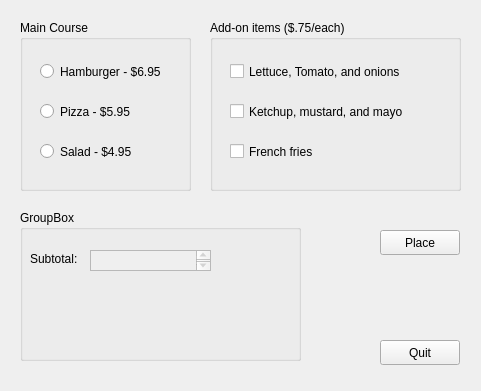
<?xml version="1.0" encoding="UTF-8"?>
<ui version="4.0">
 <class>ProcessLunchOrders</class>
 <widget class="QWidget" name="ProcessLunchOrders">
  <property name="geometry">
   <rect>
    <x>0</x>
    <y>0</y>
    <width>481</width>
    <height>391</height>
   </rect>
  </property>
  <property name="windowTitle">
   <string>ProcessLunchOrders</string>
  </property>
  <widget class="QGroupBox" name="mainCourseBox">
   <property name="geometry">
    <rect>
     <x>20</x>
     <y>20</y>
     <width>171</width>
     <height>171</height>
    </rect>
   </property>
   <property name="title">
    <string>Main Course</string>
   </property>
   <widget class="QRadioButton" name="hamburgerButton">
    <property name="geometry">
     <rect>
      <x>20</x>
      <y>40</y>
      <width>131</width>
      <height>23</height>
     </rect>
    </property>
    <property name="text">
     <string>Hamburger - $6.95</string>
    </property>
   </widget>
   <widget class="QRadioButton" name="pizzaButton">
    <property name="geometry">
     <rect>
      <x>20</x>
      <y>80</y>
      <width>131</width>
      <height>23</height>
     </rect>
    </property>
    <property name="text">
     <string>Pizza - $5.95</string>
    </property>
   </widget>
   <widget class="QRadioButton" name="saladButton">
    <property name="geometry">
     <rect>
      <x>20</x>
      <y>120</y>
      <width>131</width>
      <height>23</height>
     </rect>
    </property>
    <property name="text">
     <string>Salad - $4.95</string>
    </property>
   </widget>
  </widget>
  <widget class="QGroupBox" name="groupBox_2">
   <property name="geometry">
    <rect>
     <x>210</x>
     <y>20</y>
     <width>251</width>
     <height>171</height>
    </rect>
   </property>
   <property name="title">
    <string>Add-on items ($.75/each)</string>
   </property>
   <widget class="QCheckBox" name="LettuceCheckBox">
    <property name="geometry">
     <rect>
      <x>20</x>
      <y>40</y>
      <width>201</width>
      <height>23</height>
     </rect>
    </property>
    <property name="text">
     <string>Lettuce, Tomato, and onions</string>
    </property>
   </widget>
   <widget class="QCheckBox" name="KetchupCheckBox">
    <property name="geometry">
     <rect>
      <x>20</x>
      <y>80</y>
      <width>191</width>
      <height>23</height>
     </rect>
    </property>
    <property name="text">
     <string>Ketchup, mustard, and mayo</string>
    </property>
   </widget>
   <widget class="QCheckBox" name="FriesCheckBox">
    <property name="geometry">
     <rect>
      <x>20</x>
      <y>120</y>
      <width>181</width>
      <height>23</height>
     </rect>
    </property>
    <property name="text">
     <string>French fries</string>
    </property>
   </widget>
  </widget>
  <widget class="QGroupBox" name="groupBox_3">
   <property name="geometry">
    <rect>
     <x>20</x>
     <y>210</y>
     <width>281</width>
     <height>151</height>
    </rect>
   </property>
   <property name="title">
    <string>GroupBox</string>
   </property>
   <widget class="QLabel" name="label">
    <property name="geometry">
     <rect>
      <x>10</x>
      <y>40</y>
      <width>55</width>
      <height>17</height>
     </rect>
    </property>
    <property name="text">
     <string>Subtotal:</string>
    </property>
   </widget>
   <widget class="QTextEdit" name="subtotalBox">
    <property name="enabled">
     <bool>false</bool>
    </property>
    <property name="geometry">
     <rect>
      <x>70</x>
      <y>40</y>
      <width>121</width>
      <height>21</height>
     </rect>
    </property>
   </widget>
  </widget>
  <widget class="QPushButton" name="placeButton">
   <property name="geometry">
    <rect>
     <x>380</x>
     <y>230</y>
     <width>80</width>
     <height>25</height>
    </rect>
   </property>
   <property name="text">
    <string>Place</string>
   </property>
  </widget>
  <widget class="QPushButton" name="exitButton">
   <property name="geometry">
    <rect>
     <x>380</x>
     <y>340</y>
     <width>80</width>
     <height>25</height>
    </rect>
   </property>
   <property name="text">
    <string>Quit</string>
   </property>
  </widget>
 </widget>
 <resources/>
 <connections/>
</ui>
